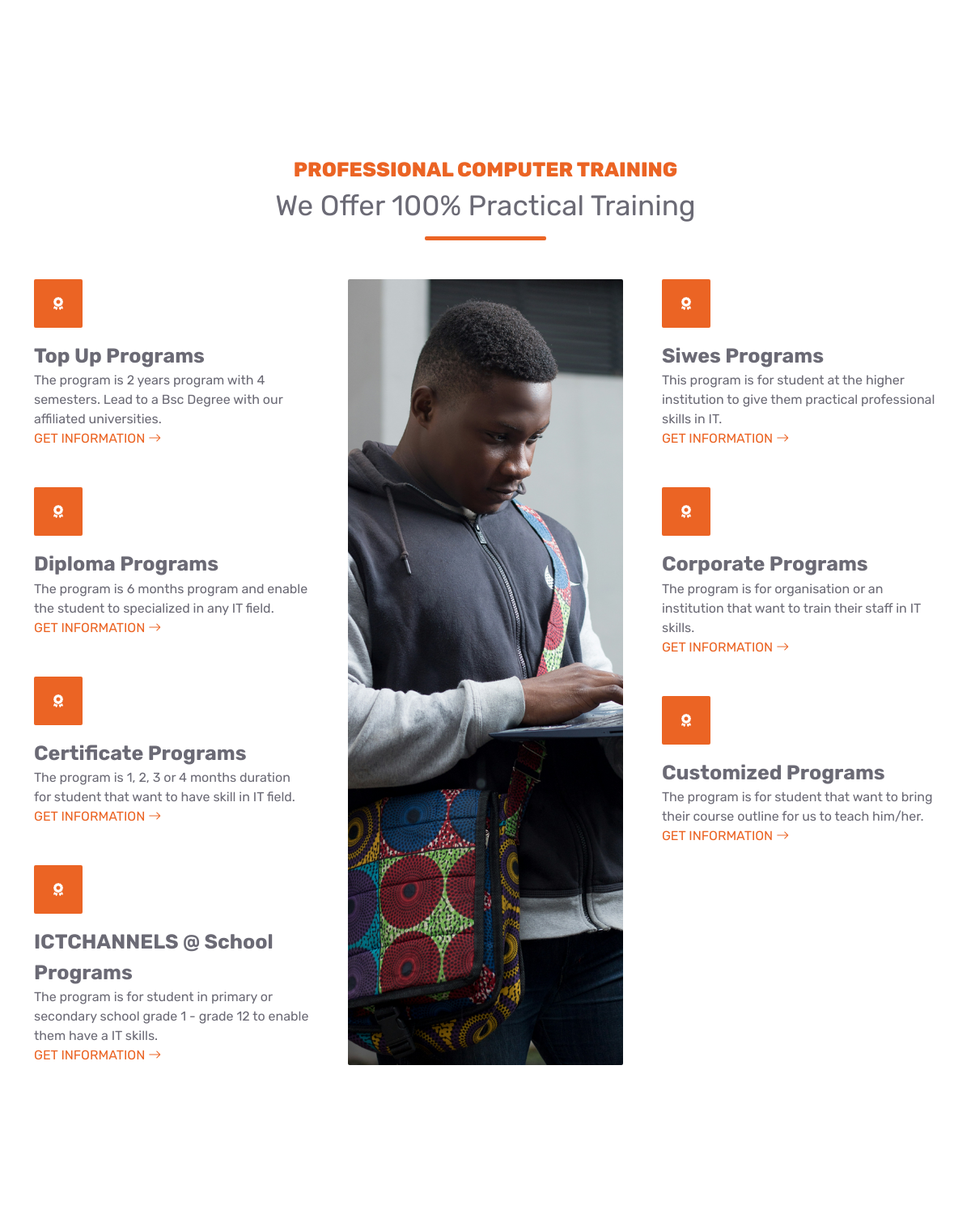
/ (middle part), run on an earlier commit of the app's database.
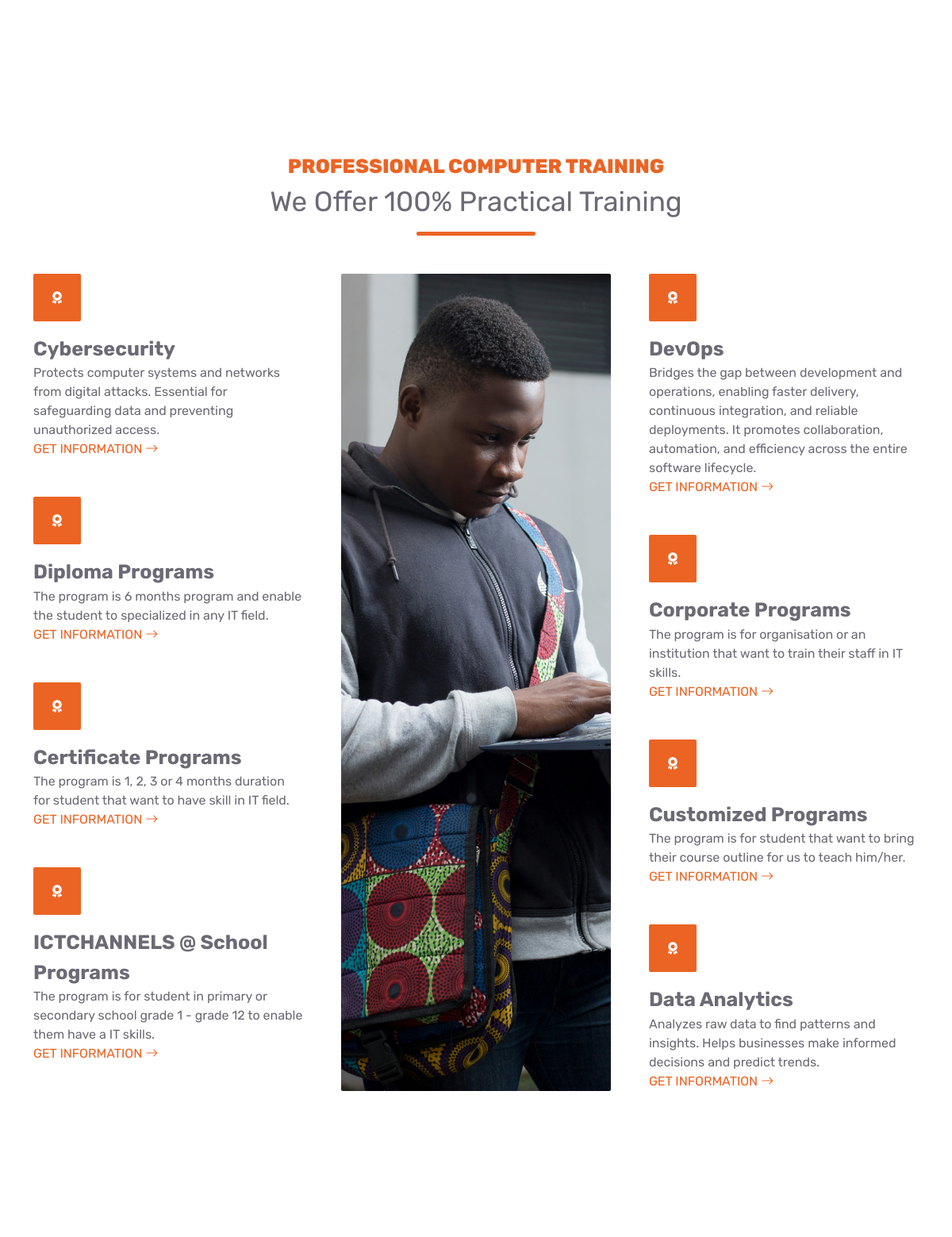
And on a later commit of the database.
### courses/models.py (models this page shows, shortened)
class Course(models.Model):
    title = models.CharField(max_length=200)
    description = models.TextField()
    link = models.CharField(max_length=200, blank=True)

### pages/views.py (the view)
# urls.py: 2. Add a URL to urlpatterns:  path('', views.home, name='home')
def home(request):
    testimonials = Testimonial.objects.select_related().all()[:6]  # Limit testimonials for performance
    services = Service.objects.select_related().all()
    newsletter_form = NewsletterForm()
    courses = Course.objects.select_related().all()[:8]  # Limit courses for performance
    context = {
        'testimonials': testimonials,
        'services': services,
        'courses': courses,
        'newsletter_form': newsletter_form,
    }
    return render(request, 'pages/home.html', context)

### templates/pages/home.html (shortened to what this page needs)
{% extends 'base.html' %}
{% load static %}
{% block content %}
<div class="container-fluid py-5 wow fadeInUp" data-wow-delay="0.1s">
    <div class="container py-5">
    </div>
</div>
<div class="container-fluid py-5 wow fadeInUp" data-wow-delay="0.1s">
    <div class="container py-5">
        <div class="section-title text-center position-relative pb-3 mb-5 mx-auto" style="max-width: 600px;">
            <span class="fw-bold text-primary text-uppercase you2">Professional Computer Training</span><br>
            <span class="mb-0 you">We Offer 100% Practical Training</span>
        </div>
        <div class="row g-5">
            <div class="col-lg-4">
                <div class="row g-5">
                    {% for course in courses %}
                    {% if forloop.counter <= 4 %}
                    <div class="col-12 wow zoomIn" data-wow-delay="0.2s">
                        <div class="bg-primary rounded d-flex align-items-center justify-content-center mb-3 ty">
                            <i class="fa fa-award text-white"></i>
                        </div>
                        <b><span class="you2">{{ course.title }}</span></b>
                        <p class="mb-0">{{ course.description }}</p>
                        {% if course.link %}
                        <a class="text-uppercase" href="{% url 'course_detail' course.link %}">Get information <i class="bi bi-arrow-right"></i></a>
                        {% endif %}
                    </div>
                    {% endif %}
                    {% endfor %}
                </div>
            </div>
            <div class="col-lg-4  wow zoomIn" data-wow-delay="0.9s" style="min-height: 350px;">
                <div class="position-relative h-100">
                    <img class="position-absolute w-100 h-100 rounded wow zoomIn" data-wow-delay="0.1s" src="{% static 'img/class.jpg' %}" style="object-fit: cover;" alt="Professional IT training classroom at D-ICT CHANNELS Lagos" title="Hands-on computer training classes in Festac Town">
                </div>
            </div>
            <div class="col-lg-4">
                <div class="row g-5">
                    {% for course in courses %}
                    {% if forloop.counter > 4 %}
                    <div class="col-12 wow zoomIn" data-wow-delay="0.2s">
                        <div class="bg-primary rounded d-flex align-items-center justify-content-center mb-3 ty">
                            <i class="fa fa-award text-white"></i>
                        </div>
                        <b><span class="you2">{{ course.title }}</span></b>
                        <p class="mb-0">{{ course.description }}</p>
                        {% if course.link %}
                        <a class="text-uppercase" href="{% url 'course_detail' course.link %}">Get information <i class="bi bi-arrow-right"></i></a>
                        {% endif %}
                    </div>
                    {% endif %}
                    {% endfor %}
                </div>
            </div>
        </div>
    </div>
</div>
<div class="container-fluid py-5 wow fadeInUp" data-wow-delay="0.1s">
    <div class="container py-5">
    </div>
</div>
{% endblock %}

What changed in the data, as far as the page shows it:
removed Course: title "Top Up Programs", description "The program is 2 years program with 4 semesters. Lead to a Bsc Degree with our affiliated universities.", link "GET INFORMATION"
removed Course: title "Siwes Programs", description "This program is for student at the higher institution to give them practical professional skills in IT.", link "GET INFORMATION"
added Course: title "Cybersecurity", description "Protects computer systems and networks from digital attacks. Essential for safeguarding data and preventing unauthorized access.", link "GET INFORMATION"
added Course: title "DevOps", description "Bridges the gap between development and operations, enabling faster delivery, continuous integration, and reliable deployments. It promotes collaboration, automation, and efficiency across the entire software lifecycle.", link "GET INFORMATION"
added Course: title "Data Analytics", description "Analyzes raw data to find patterns and insights. Helps businesses make informed decisions and predict trends.", link "GET INFORMATION"
